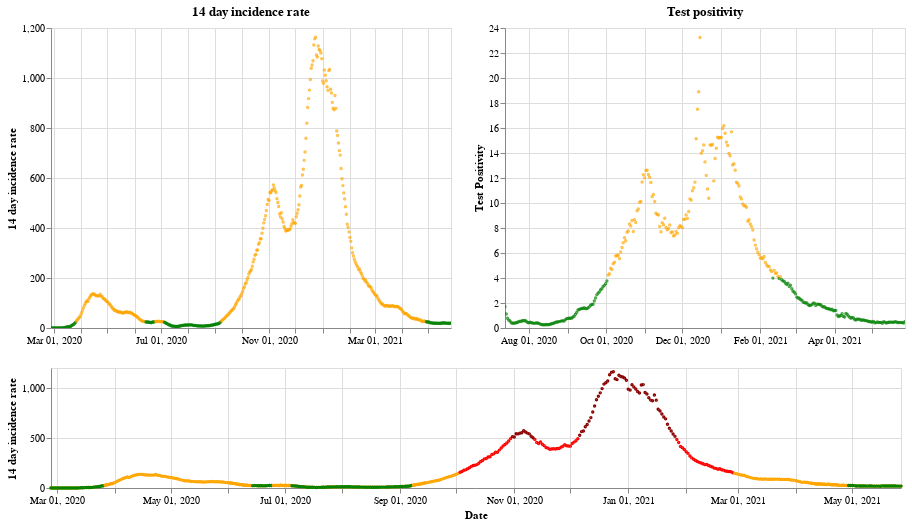

The notebook cell saved with this chart:
### Markdown cell above
## Wales

### Code cell
plot_traffic_light('Wales')

### Figure 1 — Vega-Lite specification as saved in the notebook (floating-point values rounded to 4 significant figures; data arrays with more than 128 entries replaced by an {"elided": "..."} marker saying what was removed)
{"config": {"view": {"continuousWidth": 400, "continuousHeight": 300}}, "vconcat": [{"hconcat": [{"mark": {"type": "point", "size": 2}, "encoding": {"color": {"condition": {"value": "green", "test": "(datum.twoWeeklyCasesRate <= 25)"}, "value": "orange"}, "tooltip": [{"type": "nominal", "field": "areaName"}, {"type": "temporal", "field": "date"}, {"type": "quantitative", "field": "twoWeeklyCasesRate"}, {"type": "quantitative", "field": "testPositivity"}], "x": {"type": "temporal", "axis": {"title": ""}, "field": "date", "scale": {"domain": {"selection": "DateBrush"}}, "timeUnit": "yearmonthdate"}, "y": {"type": "quantitative", "axis": {"title": "14 day incidence rate"}, "field": "twoWeeklyCasesRate"}}, "title": "14 day incidence rate", "width": 400}, {"mark": {"type": "point", "size": 2}, "encoding": {"color": {"condition": {"value": "green", "test": "(datum.testPositivity <= 4)"}, "value": "orange"}, "tooltip": [{"type": "nominal", "field": "areaName"}, {"type": "temporal", "field": "date"}, {"type": "quantitative", "field": "twoWeeklyCasesRate"}, {"type": "quantitative", "field": "testPositivity"}], "x": {"type": "temporal", "axis": {"title": ""}, "field": "date", "scale": {"domain": {"selection": "DateBrush"}}, "timeUnit": "yearmonthdate"}, "y": {"type": "quantitative", "axis": {"title": "Test Positivity"}, "field": "testPositivity"}}, "title": "Test positivity", "width": 400}]}, {"layer": [{"mark": {"type": "point", "size": 2}, "encoding": {"color": {"condition": {"value": "orange", "test": "((50 && datum.twoWeeklyCasesRate) < 150)"}, "value": "red"}, "opacity": {"condition": {"value": 1, "test": "((50 && datum.twoWeeklyCasesRate) < 500)"}, "value": 0}, "tooltip": [{"type": "nominal", "field": "areaName"}, {"type": "temporal", "field": "date"}, {"type": "quantitative", "field": "twoWeeklyCasesRate"}, {"type": "quantitative", "field": "testPositivity"}], "x": {"type": "temporal", "axis": {"title": "Date"}, "field": "date", "timeUnit": "yearmonthdate"}, "y": {"type": "quantitative", "axis": {"title": "14 day incidence rate"}, "field": "twoWeeklyCasesRate"}}, "selection": {"DateBrush": {"type": "interval", "encodings": ["x"], "fields": ["Time"]}}, "width": 850}, {"mark": {"type": "point", "size": 2}, "encoding": {"color": {"value": "darkred"}, "opacity": {"condition": {"value": 1, "test": "(datum.twoWeeklyCasesRate >= 500)"}, "value": 0}, "tooltip": [{"type": "nominal", "field": "areaName"}, {"type": "temporal", "field": "date"}, {"type": "quantitative", "field": "twoWeeklyCasesRate"}, {"type": "quantitative", "field": "testPositivity"}], "x": {"type": "temporal", "axis": {"title": "Date"}, "field": "date", "timeUnit": "yearmonthdate"}, "y": {"type": "quantitative", "axis": {"title": "14 day incidence rate"}, "field": "twoWeeklyCasesRate"}}, "width": 400}, {"mark": {"type": "point", "size": 2}, "encoding": {"color": {"condition": {"value": "green", "test": "((4 && datum.twoWeeklyCasesRate) < 25)"}, "value": "orange"}, "opacity": {"condition": {"value": 1, "test": "(datum.twoWeeklyCasesRate < 50)"}, "value": 0}, "tooltip": [{"type": "nominal", "field": "areaName"}, {"type": "temporal", "field": "date"}, {"type": "quantitative", "field": "twoWeeklyCasesRate"}, {"type": "quantitative", "field": "testPositivity"}], "x": {"type": "temporal", "axis": {"title": "Date"}, "field": "date", "timeUnit": "yearmonthdate"}, "y": {"type": "quantitative", "axis": {"title": "14 day incidence rate"}, "field": "twoWeeklyCasesRate"}}, "width": 400}], "height": 120, "width": 800}], "data": {"name": "data-a278c5a601d746c06a8eb9294e9ac4dd"}, "$schema": "https://vega.github.io/schema/vega-lite/v4.8.1.json", "datasets": {"data-a278c5a601d746c06a8eb9294e9ac4dd": {"elided": "456 records"}}}
